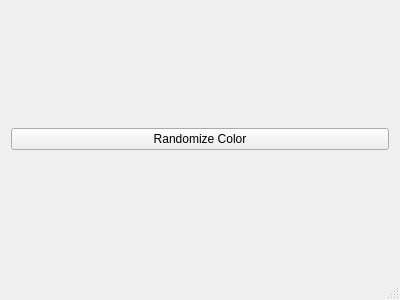
<?xml version="1.0" encoding="UTF-8"?>
<ui version="4.0">
 <class>MainWindow</class>
 <widget class="QMainWindow" name="MainWindow">
  <property name="geometry">
   <rect>
    <x>0</x>
    <y>0</y>
    <width>400</width>
    <height>300</height>
   </rect>
  </property>
  <property name="windowTitle">
   <string>MainWindow</string>
  </property>
  <widget class="QWidget" name="centralWidget">
   <layout class="QGridLayout" name="gridLayout">
    <item row="0" column="0">
     <widget class="QPushButton" name="pushButton">
      <property name="text">
       <string>Randomize Color</string>
      </property>
     </widget>
    </item>
   </layout>
  </widget>
  <widget class="QStatusBar" name="statusBar"/>
 </widget>
 <layoutdefault spacing="6" margin="11"/>
 <resources/>
 <connections/>
</ui>
